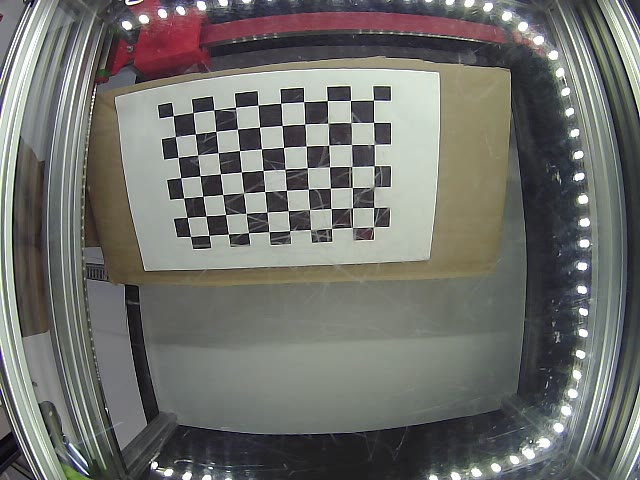
#> input picture camera_calibration/fisheye/test.jpg, 640 x 480 px
$ python doCalibrationfisheye.py test.jpg   (older library calls are emulated)
#> lines starting #> are read from the running program, lines starting #| are printed output that depends on the picture
import yaml
import cv2
import numpy as np
import glob
import sys


# K, D come from the result of Calibrationfisheye.py
# if you change the camera or the experiment settings,
# you need a new yaml file from Calibration.py by using new recorded chessboard images
K=np.array([[356.9902625767917, 0.0, 325.97899759265584],
            [0.0, 354.7472444873411, 238.3739134150395],
            [0.0, 0.0, 1.0]])
D=np.array([[-0.05591803302652892],
            [0.045688072907939456],
            [-0.09907533129077128],
            [0.05759639293858244]])
'''
# Or read K,D from a new yaml file
with open(r'calibration_fisheye_matrix.yaml') as file:
    documents = yaml.full_load(file)
    K = np.asarray(documents['K'])
    D = np.asarray(documents['D'])
'''
DIM=(640, 480)

def undistort(img_path):
   # img = cv2.imread(img_path)
    h,w = img.shape[:2]
    map1, map2 = cv2.fisheye.initUndistortRectifyMap(K, D, np.eye(3), K, DIM, cv2.CV_16SC2)
    undistorted_img = cv2.remap(img, map1, map2, interpolation=cv2.INTER_LINEAR, borderMode=cv2.BORDER_CONSTANT)
    cv2.imwrite("undistorted_test.jpg", undistorted_img)


if __name__ == '__main__':
    #for p in sys.argv[1:]:
    img = cv2.imread('test.jpg')
#> img is the input picture: shape (480, 640, 3); mean B, G, R 108.2, 112.2, 111.9
    undistort(img)
#> in undistort, `undistorted_img = cv2.remap(img, map1, map2, interpolation=cv2.INTER_L..`:
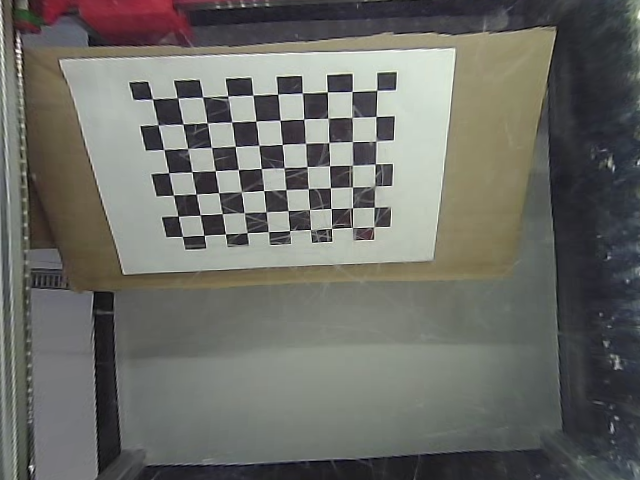
#> undistorted_img: shape (480, 640, 3); mean B, G, R 102.9, 108.3, 107.8
    print('Image saved')
